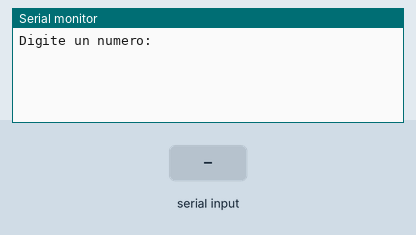
This program was run on a simulated Arduino Uno, built with avr-gcc and run on an emulated ATmega328P. Shown: the last lines printed to the serial monitor. The test bench sets the inputs (shaded band).

Above: at 0.9 s.
1.0 s: "90,45\n" received over Serial
At 1.07 s:
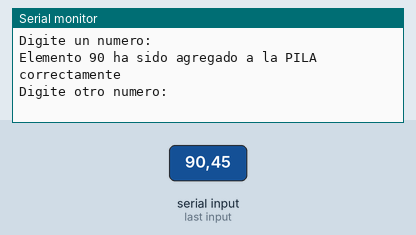
At 1.6 s:
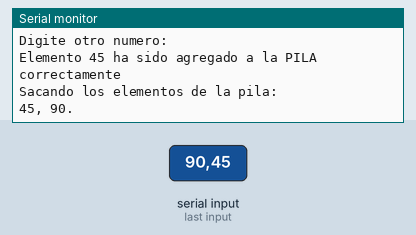

The program:

main.cpp
```cpp
#include <Arduino.h>

struct Nodo {
  int dato;
  Nodo *siguiente;
};

void agregarPila(Nodo *&, int);
void sacarPila(Nodo *&, int&);

Nodo *pila = NULL; // Declarar pila globalmente

void setup() {
  Serial.begin(9600);

  int dato1, dato2;

  Serial.println("Digite un numero: ");
  while (!Serial.available()) {}
  dato1 = Serial.parseInt();
  agregarPila(pila, dato1);

  Serial.println("Digite otro numero: ");
  while (!Serial.available()) {}
  dato2 = Serial.parseInt();
  agregarPila(pila, dato2);

  Serial.println("Sacando los elementos de la pila:");
  while (pila != NULL) {
    sacarPila(pila, dato1);
    if (pila != NULL) {
      Serial.print(String(dato1) + ", ");
    } else {
      Serial.print(String(dato1) + ".");
    }
  }
}

void agregarPila(Nodo *&pila, int n) {
  Nodo *nuevo_nodo = new Nodo();
  nuevo_nodo->dato = n;
  nuevo_nodo->siguiente = pila;
  pila = nuevo_nodo;
  Serial.println("Elemento " + String(n) + " ha sido agregado a la PILA correctamente");
}

void sacarPila(Nodo *&pila, int &n) {
  Nodo *aux = pila;
  n = aux->dato;
  pila = aux->siguiente;
  delete aux;
}
void loop() {
  // Tu código en el loop, si es necesario.
}
```

Measured:
- after the input at 1.0 s, the serial monitor: prints a new line at once (image 1)
